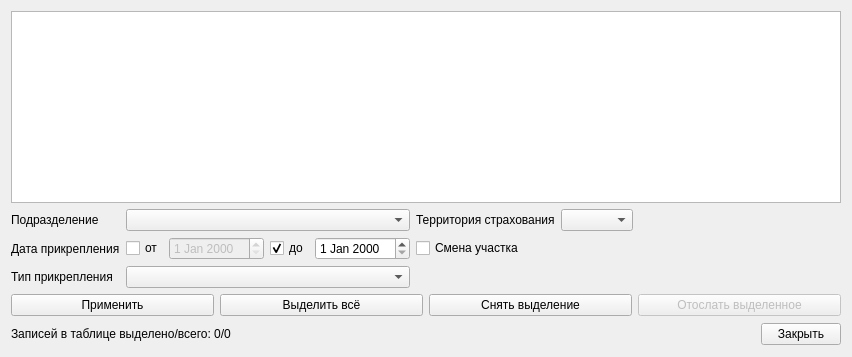
     <widget class="QWidget" name="tabClientAttach">
      <attribute name="title">
       <string>Прикреплённое население</string>
      </attribute>
      <layout class="QGridLayout" name="gridLayout_2">
       <item row="5" column="0">
        <layout class="QHBoxLayout" name="horizontalLayout">
         <item>
          <widget class="QPushButton" name="btnLoadClientAttach">
           <property name="sizePolicy">
            <sizepolicy hsizetype="Minimum" vsizetype="Fixed">
             <horstretch>0</horstretch>
             <verstretch>0</verstretch>
            </sizepolicy>
           </property>
           <property name="text">
            <string>Применить</string>
           </property>
          </widget>
         </item>
         <item>
          <widget class="QPushButton" name="btnSelectAllClientAttach">
           <property name="sizePolicy">
            <sizepolicy hsizetype="Minimum" vsizetype="Fixed">
             <horstretch>0</horstretch>
             <verstretch>0</verstretch>
            </sizepolicy>
           </property>
           <property name="text">
            <string>Выделить всё</string>
           </property>
          </widget>
         </item>
         <item>
          <widget class="QPushButton" name="btnDeselectAllClientAttach">
           <property name="sizePolicy">
            <sizepolicy hsizetype="Minimum" vsizetype="Fixed">
             <horstretch>0</horstretch>
             <verstretch>0</verstretch>
            </sizepolicy>
           </property>
           <property name="text">
            <string>Снять выделение</string>
           </property>
          </widget>
         </item>
         <item>
          <widget class="QPushButton" name="btnSyncClientAttach">
           <property name="enabled">
            <bool>false</bool>
           </property>
           <property name="sizePolicy">
            <sizepolicy hsizetype="Minimum" vsizetype="Fixed">
             <horstretch>0</horstretch>
             <verstretch>0</verstretch>
            </sizepolicy>
           </property>
           <property name="text">
            <string>Отослать выделенное</string>
           </property>
          </widget>
         </item>
        </layout>
       </item>
       <item row="6" column="0">
        <layout class="QHBoxLayout" name="horizontalLayout_2">
         <item>
          <widget class="QLabel" name="lblStatusClientAttach">
           <property name="sizePolicy">
            <sizepolicy hsizetype="Minimum" vsizetype="Preferred">
             <horstretch>0</horstretch>
             <verstretch>0</verstretch>
            </sizepolicy>
           </property>
           <property name="text">
            <string>Записей в таблице выделено/всего: 0/0</string>
           </property>
          </widget>
         </item>
         <item>
          <spacer name="horizontalSpacer">
           <property name="orientation">
            <enum>Qt::Horizontal</enum>
           </property>
           <property name="sizeHint" stdset="0">
            <size>
             <width>524</width>
             <height>24</height>
            </size>
           </property>
          </spacer>
         </item>
         <item>
          <widget class="QPushButton" name="btnCloseClientAttach">
           <property name="sizePolicy">
            <sizepolicy hsizetype="Minimum" vsizetype="Fixed">
             <horstretch>0</horstretch>
             <verstretch>0</verstretch>
            </sizepolicy>
           </property>
           <property name="text">
            <string>Закрыть</string>
           </property>
          </widget>
         </item>
        </layout>
       </item>
       <item row="1" column="0">
        <layout class="QGridLayout" name="gridLayout_13">
         <item row="0" column="6">
          <widget class="CEnumComboBox" name="cmbInsuranceAreaClientAttach"/>
         </item>
         <item row="1" column="2">
          <widget class="CDateEdit" name="edtBegDateClientAttach">
           <property name="enabled">
            <bool>false</bool>
           </property>
           <property name="sizePolicy">
            <sizepolicy hsizetype="Preferred" vsizetype="Fixed">
             <horstretch>0</horstretch>
             <verstretch>0</verstretch>
            </sizepolicy>
           </property>
          </widget>
         </item>
         <item row="0" column="0">
          <widget class="QLabel" name="lblOrgStructureClientAttach">
           <property name="sizePolicy">
            <sizepolicy hsizetype="Minimum" vsizetype="Preferred">
             <horstretch>0</horstretch>
             <verstretch>0</verstretch>
            </sizepolicy>
           </property>
           <property name="text">
            <string>Подразделение</string>
           </property>
           <property name="buddy">
            <cstring>cmbOrgStructureClientAttach</cstring>
           </property>
          </widget>
         </item>
         <item row="1" column="0">
          <widget class="QLabel" name="lblDateClientAttach">
           <property name="sizePolicy">
            <sizepolicy hsizetype="Minimum" vsizetype="Preferred">
             <horstretch>0</horstretch>
             <verstretch>0</verstretch>
            </sizepolicy>
           </property>
           <property name="text">
            <string>Дата прикрепления</string>
           </property>
           <property name="buddy">
            <cstring>chkBegDateClientAttach</cstring>
           </property>
          </widget>
         </item>
         <item row="2" column="0">
          <widget class="QLabel" name="lblAttachTypeClientAttach">
           <property name="sizePolicy">
            <sizepolicy hsizetype="Minimum" vsizetype="Preferred">
             <horstretch>0</horstretch>
             <verstretch>0</verstretch>
            </sizepolicy>
           </property>
           <property name="text">
            <string>Тип прикрепления</string>
           </property>
           <property name="buddy">
            <cstring>cmbAttachTypeClientAttach</cstring>
           </property>
          </widget>
         </item>
         <item row="1" column="3">
          <widget class="QCheckBox" name="chkEndDateClientAttach">
           <property name="sizePolicy">
            <sizepolicy hsizetype="Fixed" vsizetype="Fixed">
             <horstretch>0</horstretch>
             <verstretch>0</verstretch>
            </sizepolicy>
           </property>
           <property name="text">
            <string>до</string>
           </property>
           <property name="checked">
            <bool>true</bool>
           </property>
          </widget>
         </item>
         <item row="0" column="1" colspan="4">
          <widget class="COrgStructureComboBox" name="cmbOrgStructureClientAttach">
           <property name="sizePolicy">
            <sizepolicy hsizetype="Expanding" vsizetype="Fixed">
             <horstretch>0</horstretch>
             <verstretch>0</verstretch>
            </sizepolicy>
           </property>
          </widget>
         </item>
         <item row="1" column="4">
          <widget class="CDateEdit" name="edtEndDateClientAttach">
           <property name="sizePolicy">
            <sizepolicy hsizetype="Preferred" vsizetype="Fixed">
             <horstretch>0</horstretch>
             <verstretch>0</verstretch>
            </sizepolicy>
           </property>
          </widget>
         </item>
         <item row="1" column="1">
          <widget class="QCheckBox" name="chkBegDateClientAttach">
           <property name="sizePolicy">
            <sizepolicy hsizetype="Fixed" vsizetype="Fixed">
             <horstretch>0</horstretch>
             <verstretch>0</verstretch>
            </sizepolicy>
           </property>
           <property name="text">
            <string>от</string>
           </property>
           <property name="checked">
            <bool>false</bool>
           </property>
          </widget>
         </item>
         <item row="2" column="1" colspan="4">
          <widget class="CEnumComboBox" name="cmbAttachTypeClientAttach">
           <property name="sizePolicy">
            <sizepolicy hsizetype="Expanding" vsizetype="Fixed">
             <horstretch>0</horstretch>
             <verstretch>0</verstretch>
            </sizepolicy>
           </property>
          </widget>
         </item>
         <item row="0" column="5">
          <widget class="QLabel" name="lblInsuranceAreaClientAttach">
           <property name="text">
            <string>Территория страхования</string>
           </property>
          </widget>
         </item>
         <item row="2" column="7">
          <spacer name="horizontalSpacer_3">
           <property name="orientation">
            <enum>Qt::Horizontal</enum>
           </property>
           <property name="sizeType">
            <enum>QSizePolicy::Expanding</enum>
           </property>
           <property name="sizeHint" stdset="0">
            <size>
             <width>20</width>
             <height>20</height>
            </size>
           </property>
          </spacer>
         </item>
         <item row="1" column="5">
          <widget class="QCheckBox" name="chkChangeSection">
           <property name="text">
            <string>Смена участка</string>
           </property>
          </widget>
         </item>
        </layout>
       </item>
       <item row="0" column="0">
        <widget class="CInDocTableView" name="tblClientAttach">
         <property name="selectionMode">
          <enum>QAbstractItemView::ExtendedSelection</enum>
         </property>
         <property name="selectionBehavior">
          <enum>QAbstractItemView::SelectRows</enum>
         </property>
        </widget>
       </item>
      </layout>
     </widget>
